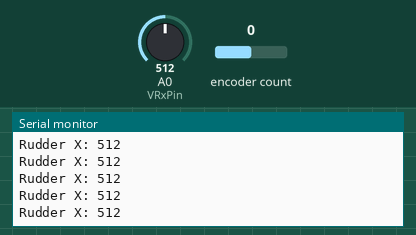
Recording of a sketch running on a simulated Arduino Leonardo, built with avr-gcc and run on an emulated ATmega32U4. On the bench: the last lines printed to the serial monitor. The test bench sets the inputs (shaded band); at power-on: encoder count 0, A0 (VRxPin) = 512. USB keyboard and mouse output is not drawn.

Above: at 1.2 s.
1.3 s: encoder count set to 1
2.8 s: A0 (VRxPin) set to 716
At 3.8 s:
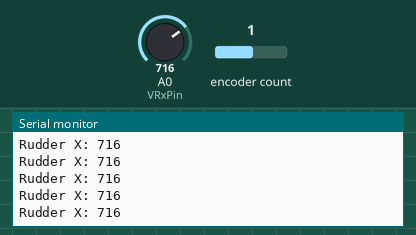
4.3 s: encoder count set to 2
5.8 s: A0 (VRxPin) set to 900
At 6.8 s:
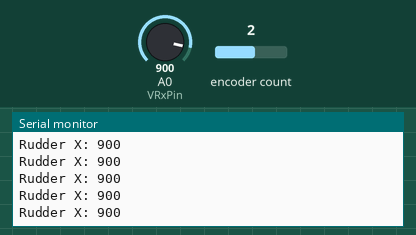
Timing chart, 0 to 8.3 s (numbered marks = the images above; inputs shaded):
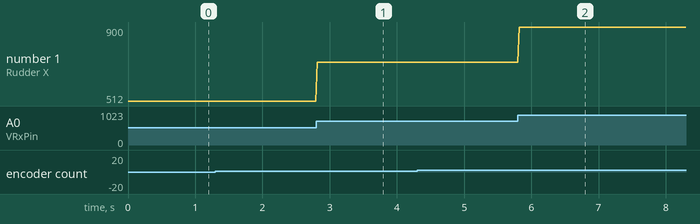

Measured:
- after the input at 2.8 s, the serial monitor: prints a new line at once (image 1)
- after the input at 5.8 s, the serial monitor: prints a new line at once (image 2)
- plotted number 1: 512 → 716 after the input at 2.8 s, 716 → 900 after the input at 5.8 s

The sketch:

PruebaEmuladorThrottleRudder.ino
```cpp
#include <TimerOne.h>

#include <ClickEncoder.h>

#include <Joystick.h>

#include <HID.h>
//Prueba JoyStick emulando Throttle con encoder
Joystick_ joystick(JOYSTICK_DEFAULT_REPORT_ID,
                   JOYSTICK_TYPE_JOYSTICK,
                   0,    // Número de botones
                   0,    // Número de hat switches
                   false, // Incluir eje X
                   false, // Incluir eje Y
                   false, // Incluir eje Z
                   false, // Incluir eje RX
                   false, // Incluir eje RY
                   false, // Incluir eje RZ
                   true,  // Incluir Throttle
                   false,  // Incluir Accelerator
                   false,  // Incluir Brake
                   false,  // Incluir Steering
                   true); // Incluir Rudder
//Configuracion Pines Joystick
const int VRxPin = A0; // Pin analógico para el eje X
const int VRyPin = A1; // Pin analógico para el eje Y

//Configuracion Pines Encoder
#define outputA 3 // Cable Verde
#define outputB 5 // Cable Amarril

//Variable del encoder
ClickEncoder *throttleEncoder;
int16_t throttleValue = 512; //valor inicial en el medio
int16_t lastThrottleValue = -1;

//funcion de interrupcion del encoder
void timerIsr() { throttleEncoder->service(); }


void setup() {
  // put your setup code here, to run once:
  Serial.begin(9600);
  Serial.println("Inicio del programa");

  // Inicialización del joystick
  joystick.begin();

  //Configuracion de los pines del encoder
  throttleEncoder = new ClickEncoder(outputA, outputB);
  Timer1.initialize(1000);
  Timer1.attachInterrupt(timerIsr);

  //Configuracion Btn Joystick
  //pinMode(joystickBtn, INPUT_PULLUP);

  // Configuración de los pines como entradas
  //pinMode(THROTTLE_PIN, INPUT);
  //pinMode(ACCELERATOR_PIN, INPUT);
  //pinMode(BRAKE_PIN, INPUT);
  //pinMode(STEERING_PIN, INPUT);
  //pinMode(RUDDER_PIN, INPUT);
}

void loop() {
  // put your main code here, to run repeatedly:
  // Lectura y procesamiento del valor del encoder
  throttleValue += throttleEncoder->getValue();
  if (throttleValue != lastThrottleValue) {
    throttleValue = constrain(throttleValue, 0, 1023);
    joystick.setThrottle(throttleValue);
    joystick.sendState();
    lastThrottleValue = throttleValue;
    Serial.print("Throttle: ");
    Serial.println(throttleValue);
  }

  // Lectura del joystick físico
  int rudderXValue = analogRead(VRxPin);
  rudderXValue = map(rudderXValue, 0, 1023, 0, 1023);
  joystick.setRudder(rudderXValue);
  Serial.print("Rudder X: ");
  Serial.println(rudderXValue);

  // Lectura del botón del joystick
  //int rudderBtnState = digitalRead(RUDDER_BTN_PIN);
  //joystick.setButton(0, !rudderBtnState);

  // Envío del estado del joystick emulado
  joystick.sendState();

  // Pequeño retraso para evitar lecturas rápidas
  delay(20);
}
```
